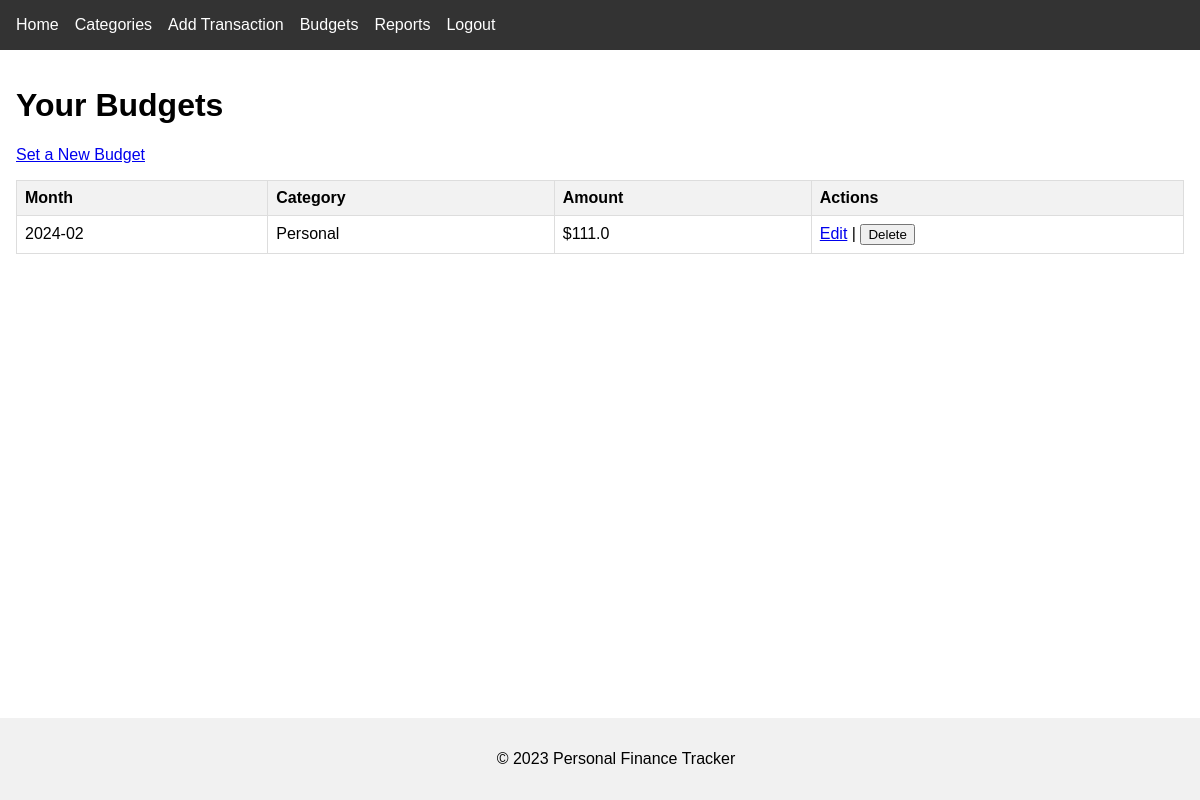
The page /budgets (signed in) on the database its author committed.
### app/models.py (models this page shows, shortened)
class Budget(db.Model):
    id = db.Column(db.Integer, primary_key=True)
    amount = db.Column(db.Float, nullable=False)
    month = db.Column(db.String(7), nullable=False)  # Format: YYYY-MM
    category_id = db.Column(db.Integer, db.ForeignKey('category.id'), nullable=False)
    user_id = db.Column(db.Integer, db.ForeignKey('user.id'), nullable=False)
    category = db.relationship('Category', backref='budgets')
    user = db.relationship('User', backref='budgets')
    __table_args__ = (
        UniqueConstraint('user_id', 'category_id', 'month', name='uix_user_category_month'),
    )

class Category(db.Model):
    id = db.Column(db.Integer, primary_key=True)
    name = db.Column(db.String(64), nullable=False)
    user_id = db.Column(db.Integer, db.ForeignKey('user.id'), nullable=False)
    transactions = db.relationship('Transaction', back_populates='category', lazy='dynamic')

### app/routes.py (the view)
@app.route('/budgets')
@login_required
def view_budgets():
    budgets = Budget.query.filter_by(user_id=current_user.id).all()
    return render_template('budgets.html', title='Your Budgets', budgets=budgets)

### app/__init__.py (called while the page is built)
@login.user_loader
def load_user(user_id):
    return User.query.get(int(user_id))

### templates/budgets.html (shortened to what this page needs)
{% extends 'base.html' %}
{% block content %}
<h1>Your Budgets</h1>
<p><a href="{{ url_for('set_budget') }}">Set a New Budget</a></p>
{% if budgets %}
    <table>
        <thead>
            <tr>
                <th>Month</th>
                <th>Category</th>
                <th>Amount</th>
                <th>Actions</th>
            </tr>
        </thead>
        <tbody>
            {% for budget in budgets %}
            <tr>
                <td>{{ budget.month }}</td>
                <td>{{ budget.category.name }}</td>
                <td>${{ budget.amount }}</td>
                <td>
                    <a href="{{ url_for('edit_budget', budget_id=budget.id) }}">Edit</a> |
                    <form action="{{ url_for('delete_budget', budget_id=budget.id) }}" method="post" style="display:inline;">
                        <button type="submit" onclick="return confirm('Are you sure you want to delete this budget?');">Delete</button>
                    </form>
                </td>
            </tr>
            {% endfor %}
        </tbody>
    </table>
{% else %}
    <p>No budgets set yet.</p>
{% endif %}
{% endblock %}

### static/css/styles.css (style rules this page uses)
body { font-family: Arial, sans-serif; margin: 0; padding: 0; }
table { width: 100%; border-collapse: collapse; margin-bottom: 1rem; }
table, th, td { border: 1px solid #ddd; }
th, td { padding: 0.5rem; text-align: left; }
th { background-color: #f2f2f2; }

### rows shown on the page
Budget: month "2024-02", category.name "Personal", amount "111.0"
